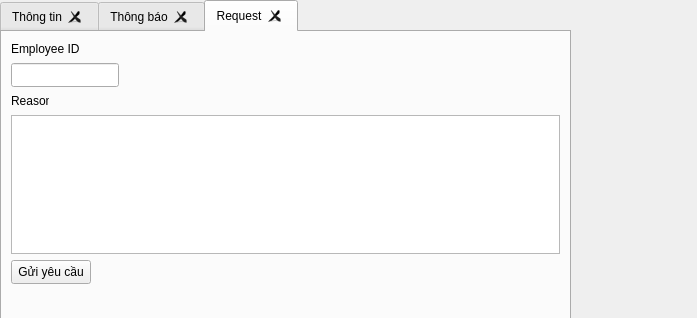
<?xml version="1.0" encoding="UTF-8"?>
<ui version="4.0">
 <class>NhanVienDialog</class>
 <widget class="QDialog" name="NhanVienDialog">
  <property name="geometry">
   <rect>
    <x>0</x>
    <y>0</y>
    <width>697</width>
    <height>318</height>
   </rect>
  </property>
  <property name="windowTitle">
   <string>Dialog</string>
  </property>
  <widget class="QTabWidget" name="tabNhanVien">
   <property name="geometry">
    <rect>
     <x>0</x>
     <y>0</y>
     <width>571</width>
     <height>321</height>
    </rect>
   </property>
   <property name="currentIndex">
    <number>2</number>
   </property>
   <property name="tabsClosable">
    <bool>true</bool>
   </property>
   <property name="movable">
    <bool>true</bool>
   </property>
   <widget class="QWidget" name="tab">
    <attribute name="title">
     <string>Thông tin</string>
    </attribute>
    <widget class="QLabel" name="label_2">
     <property name="geometry">
      <rect>
       <x>10</x>
       <y>20</y>
       <width>37</width>
       <height>12</height>
      </rect>
     </property>
     <property name="text">
      <string>Tên</string>
     </property>
    </widget>
    <widget class="QLabel" name="label_3">
     <property name="geometry">
      <rect>
       <x>10</x>
       <y>40</y>
       <width>41</width>
       <height>16</height>
      </rect>
     </property>
     <property name="text">
      <string>Quê</string>
     </property>
    </widget>
    <widget class="QLabel" name="label_4">
     <property name="geometry">
      <rect>
       <x>10</x>
       <y>60</y>
       <width>101</width>
       <height>16</height>
      </rect>
     </property>
     <property name="text">
      <string>Ngày/tháng/năm sinh</string>
     </property>
    </widget>
    <widget class="QLabel" name="label_5">
     <property name="geometry">
      <rect>
       <x>10</x>
       <y>80</y>
       <width>51</width>
       <height>16</height>
      </rect>
     </property>
     <property name="text">
      <string>Dân tộc</string>
     </property>
    </widget>
    <widget class="QLabel" name="label_6">
     <property name="geometry">
      <rect>
       <x>10</x>
       <y>110</y>
       <width>31</width>
       <height>16</height>
      </rect>
     </property>
     <property name="text">
      <string>Email</string>
     </property>
    </widget>
    <widget class="QLabel" name="label_7">
     <property name="geometry">
      <rect>
       <x>10</x>
       <y>130</y>
       <width>91</width>
       <height>16</height>
      </rect>
     </property>
     <property name="text">
      <string>Vị trí công việc</string>
     </property>
    </widget>
    <widget class="QLabel" name="label_8">
     <property name="geometry">
      <rect>
       <x>10</x>
       <y>160</y>
       <width>37</width>
       <height>12</height>
      </rect>
     </property>
     <property name="text">
      <string>MSNV</string>
     </property>
    </widget>
    <widget class="QLabel" name="label_Ten">
     <property name="geometry">
      <rect>
       <x>60</x>
       <y>20</y>
       <width>131</width>
       <height>16</height>
      </rect>
     </property>
     <property name="text">
      <string>TextLabel</string>
     </property>
    </widget>
    <widget class="QLabel" name="label_Que">
     <property name="geometry">
      <rect>
       <x>60</x>
       <y>40</y>
       <width>151</width>
       <height>16</height>
      </rect>
     </property>
     <property name="text">
      <string>TextLabel</string>
     </property>
    </widget>
    <widget class="QLabel" name="label_Sinh">
     <property name="geometry">
      <rect>
       <x>130</x>
       <y>60</y>
       <width>141</width>
       <height>16</height>
      </rect>
     </property>
     <property name="text">
      <string>TextLabel</string>
     </property>
    </widget>
    <widget class="QLabel" name="label_DanToc">
     <property name="geometry">
      <rect>
       <x>70</x>
       <y>80</y>
       <width>161</width>
       <height>16</height>
      </rect>
     </property>
     <property name="text">
      <string>TextLabel</string>
     </property>
    </widget>
    <widget class="QLabel" name="label_Mail">
     <property name="geometry">
      <rect>
       <x>70</x>
       <y>110</y>
       <width>201</width>
       <height>16</height>
      </rect>
     </property>
     <property name="text">
      <string>TextLabel</string>
     </property>
    </widget>
    <widget class="QLabel" name="label_VTCT">
     <property name="geometry">
      <rect>
       <x>120</x>
       <y>130</y>
       <width>131</width>
       <height>16</height>
      </rect>
     </property>
     <property name="text">
      <string>TextLabel</string>
     </property>
    </widget>
    <widget class="QLabel" name="label_MSNV">
     <property name="geometry">
      <rect>
       <x>60</x>
       <y>160</y>
       <width>171</width>
       <height>16</height>
      </rect>
     </property>
     <property name="text">
      <string>TextLabel</string>
     </property>
    </widget>
   </widget>
   <widget class="QWidget" name="tab_2">
    <attribute name="title">
     <string>Thông báo</string>
    </attribute>
    <widget class="QPlainTextEdit" name="plainTextEdit">
     <property name="geometry">
      <rect>
       <x>10</x>
       <y>10</y>
       <width>661</width>
       <height>221</height>
      </rect>
     </property>
    </widget>
    <widget class="QPushButton" name="pushButton">
     <property name="geometry">
      <rect>
       <x>260</x>
       <y>240</y>
       <width>161</width>
       <height>41</height>
      </rect>
     </property>
     <property name="text">
      <string>Update thông báo</string>
     </property>
    </widget>
   </widget>
   <widget class="QWidget" name="tab_3">
    <property name="contextMenuPolicy">
     <enum>Qt::DefaultContextMenu</enum>
    </property>
    <attribute name="title">
     <string>Request</string>
    </attribute>
    <widget class="QLabel" name="label_9">
     <property name="geometry">
      <rect>
       <x>9</x>
       <y>9</y>
       <width>69</width>
       <height>16</height>
      </rect>
     </property>
     <property name="text">
      <string>Employee ID:</string>
     </property>
    </widget>
    <widget class="QLabel" name="label">
     <property name="geometry">
      <rect>
       <x>9</x>
       <y>61</y>
       <width>38</width>
       <height>16</height>
      </rect>
     </property>
     <property name="text">
      <string>Reason</string>
     </property>
    </widget>
    <widget class="QPushButton" name="btnSendLeaveRequest">
     <property name="geometry">
      <rect>
       <x>9</x>
       <y>228</y>
       <width>80</width>
       <height>24</height>
      </rect>
     </property>
     <property name="text">
      <string>Gửi yêu cầu</string>
     </property>
    </widget>
    <widget class="QLineEdit" name="employeeIdLineEdit">
     <property name="geometry">
      <rect>
       <x>9</x>
       <y>31</y>
       <width>108</width>
       <height>24</height>
      </rect>
     </property>
    </widget>
    <widget class="QPlainTextEdit" name="reasonTextEdit">
     <property name="geometry">
      <rect>
       <x>9</x>
       <y>83</y>
       <width>549</width>
       <height>139</height>
      </rect>
     </property>
    </widget>
   </widget>
  </widget>
 </widget>
 <resources/>
 <connections/>
</ui>
